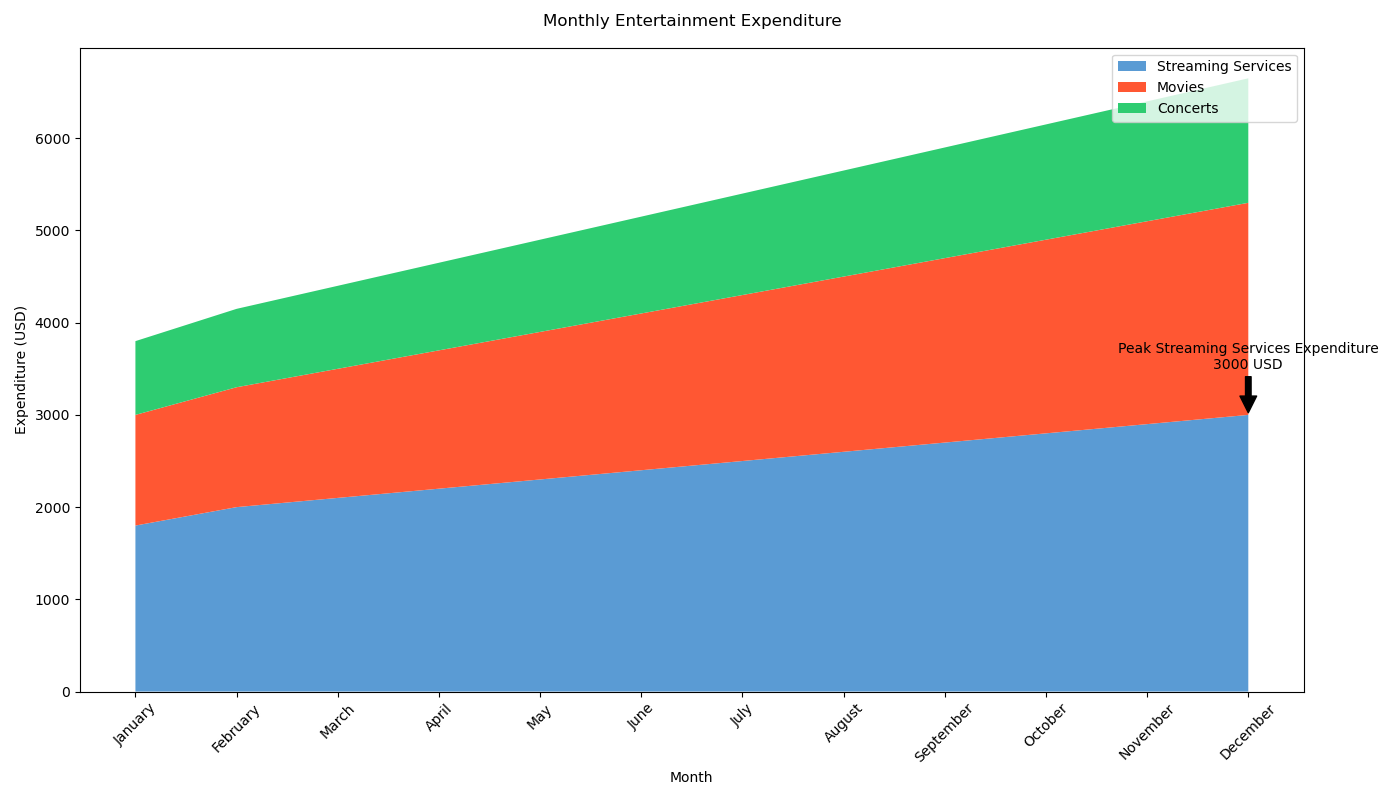

The script that drew this image:

import matplotlib.pyplot as plt

months = ['January', 'February', 'March', 'April', 'May', 'June', 
          'July', 'August', 'September', 'October', 'November', 'December']
streaming_services = [1800, 2000, 2100, 2200, 2300, 2400, 2500, 2600, 2700, 2800, 2900, 3000]
movies = [1200, 1300, 1400, 1500, 1600, 1700, 1800, 1900, 2000, 2100, 2200, 2300]
concerts = [800, 850, 900, 950, 1000, 1050, 1100, 1150, 1200, 1250, 1300, 1350]

plt.figure(figsize=(14, 8))
plt.stackplot(months, streaming_services, movies, concerts, 
              labels=['Streaming Services', 'Movies', 'Concerts'],
              colors=['#5a9bd4', '#ff5733', '#2ecc71'])

plt.title('Monthly Entertainment Expenditure', y=1.02)
plt.xlabel('Month')
plt.ylabel('Expenditure (USD)')
plt.legend(loc='upper right')
plt.xticks(rotation=45)

peak_streaming_sales = max(streaming_services)
peak_month = months[streaming_services.index(peak_streaming_sales)]
plt.annotate(f'Peak Streaming Services Expenditure\n{peak_streaming_sales} USD',
             xy=(peak_month, peak_streaming_sales),
             xytext=(peak_month, peak_streaming_sales + 500),
             arrowprops=dict(facecolor='black', shrink=0.05),
             horizontalalignment='center')

plt.tight_layout()
plt.show()
